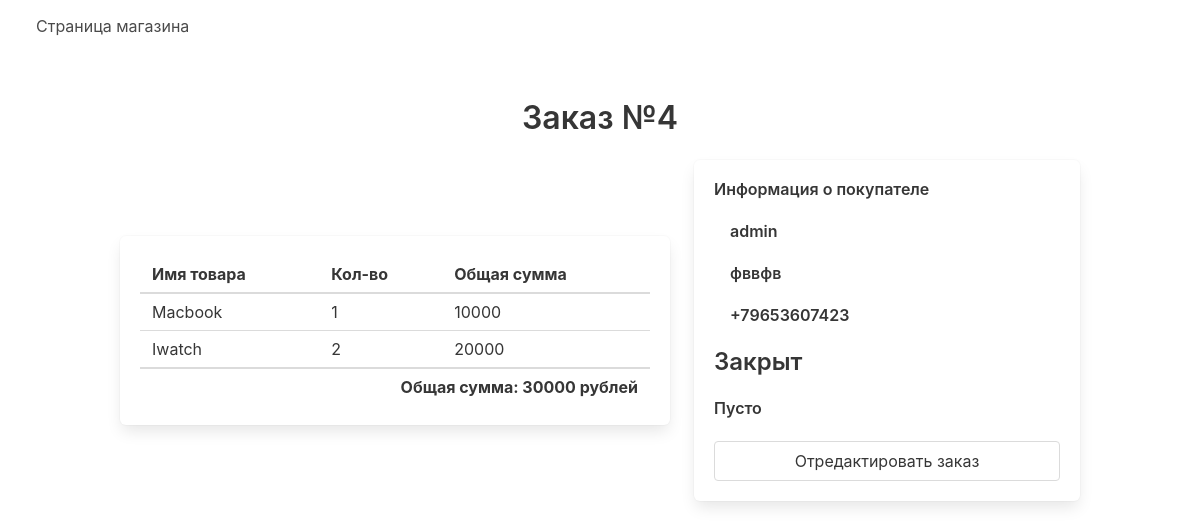
Screenshot of /staff/order/4 with the database file from the repository.
### store/models.py (models this page shows, shortened)
class Order(models.Model):
    customer = models.ForeignKey(User, on_delete=models.CASCADE)
    address = models.CharField(max_length=255)
    phone = models.CharField(max_length=255)
    total_price = models.IntegerField()
    status = models.CharField(choices=STATUS, null=True, max_length=255, default='Создан')
    comment = models.CharField(max_length=255, blank= True, null=True)

class OrderProduct(models.Model):
    order = models.ForeignKey(
        Order, on_delete=models.CASCADE, related_name='order_products'
    )
    product = models.ForeignKey(Product, on_delete=models.CASCADE)
    amount = models.IntegerField()
    total = models.IntegerField()
    def __str__(self):
        return self.product.name

class Product(models.Model):
    name = models.CharField(max_length=255)
    slug = models.SlugField(unique=True)
    description = models.TextField()
    price = models.IntegerField()
    is_new = models.BooleanField()
    is_discounted = models.BooleanField()
    category = models.ForeignKey('store.Category', on_delete=models.CASCADE)
    brand = models.ForeignKey('store.Brand', on_delete=models.CASCADE)
    image = models.ImageField(default='default-product-image.png', blank=True)
    favorite = models.ManyToManyField(User, related_name='favorite_products')

### staff/views.py (the view)
# urls.py: path('order/<int:pk>', views.order, name='order'),
def order(request, pk):
    order_data = Order.objects.get(pk=pk)
    return render(request, 'order.html', {'order': order_data})

### staff/templates/order.html (shortened to what this page needs)
{% extends 'admin_layout.html' %}
{% block content %}
<div class="section">
    <div class="container">
        <div class="title has-text-centered">
            Заказ №{{order.pk}}
        </div>
        <div class="columns is-centered is-vcentered">
            <div class="column is-7">
                <div class="box ">
                    <table class="table is-fullwidth is-size-6">
                        <thead>
                            <tr>
                                <th>Имя товара</th>
                                <th>Кол-во</th>
                                <th>Общая сумма</th>
                            </tr>
                        </thead>
                        <tbody>
                            {% for product in order.order_products.all %}
                            <tr>
                                <td>{{product}}</td>
                                <td>{{product.amount}}</td>
                                <td>{{product.total}}</td>
                            </tr>
                            {% endfor %}
                        </tbody>
                        <tfoot>
                            <tr>
                                <td colspan="3" class="has-text-right has-text-weight-bold">
                                    Общая сумма: {{order.total_price}} рублей
                                </td>
                            </tr>
                        </tfoot>
                    </table>
                </div>
            </div>
            <div class="column">
                <div class="box">
                    <div class="title is-6">
                        Информация о покупателе
                    </div>
                    <div class="title is-6">
                        {{order.customer.username}}
                    </div>
                    <div class="title is-6">
                        {{order.address}}
                    </div>
                    <div class="title is-6">
                        {{order.phone}}
                    </div>
                    <div class="title is-4">
                        {% if order.status %}
                        {{order.status}}
                        {% else %}
                        Статус не выбран
                        {% endif %}
                    </div>
                    <div class="title is-6">
                        {% if order.comment %}
                        {{order.comment}}
                        {% else %}
                        Пусто
                        {% endif %}
                    </div>
                    <a href="{% url 'staff:order_edit' order.pk %}" class="button is-fullwidth">
                        Отредактировать заказ
                    </a>
                </div>
            </div>
        </div>
    </div>
</div>
{% endblock %}

### rows the page displays
Order: pk "4", total_price "30000", customer.username "admin", address "фввфв", phone "+79653607423", status "Закрыт"
OrderProduct: product.name "Macbook", amount "1", total "10000"
OrderProduct: product.name "Iwatch", amount "2", total "20000"
